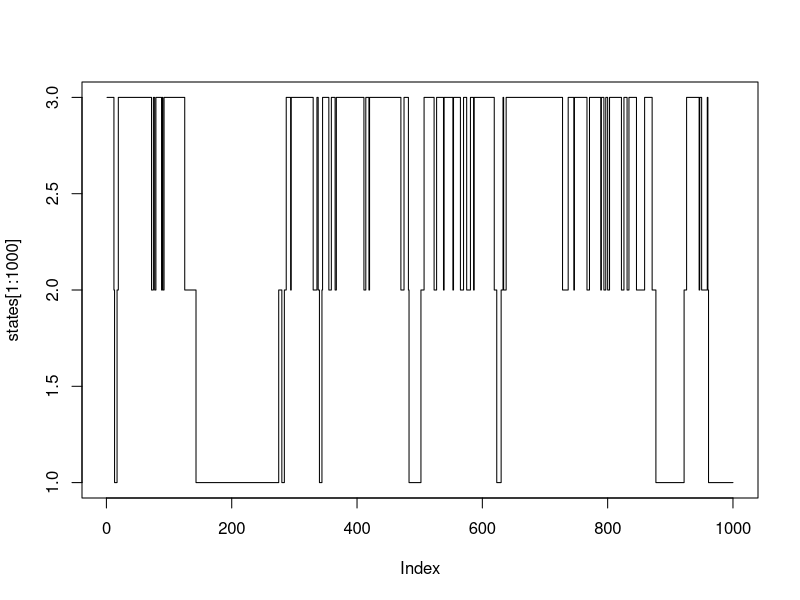

Source code (R):
nt = 100000;
A = matrix(c(0.98, 0.10, 0, 0.02, 0.7, 0.05, 0, 0.2, 0.95),3,3,byrow=T);
B = apply(A,2,cumsum); #cumulative sums of each column 
A; B; 
states=numeric(nt+1); rd=runif(nt);  
states[1] = 3; # Start in open state
for(i in 1:nt) {
   b=B[,states[i]]; #cumulative probabilities for current state  
   states[i+1]=sum(rd[i]>b)+1 # do the ``coin toss'' based on current state 
}
plot(states[1:1000],type="s");